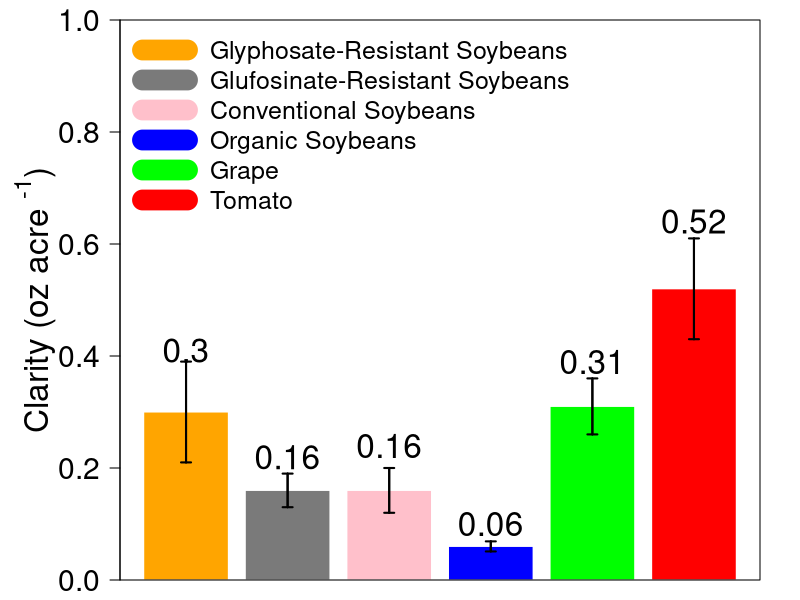

Recreate this plot in R. (Note: this script raises an error after producing the figure.)

#Barplot 21 DA second trifoliate

#ED50

Bar=read.csv("Barplot.csv")
str(Bar)

x11()
par(mar=c(1,6,1,2), mgp=c(3.0,1,0))
barCenters <- barplot(height = Bar$EDOZ, inside = T,
                      names.arg = Bar$EDOZ,
                      beside = T, las = 2, 
                      ylim = c(0,1), cex.lab=2.0, cex.axis = 1.8,
                      col=c("orange","gray48", "pink", "blue", "green", "red"),
                      cex.names = 0.75, xaxt = "n", 
                      ylab = expression(paste("Clarity (oz acre "^"-1",")")),
                      border = F, axes = TRUE) 

box()
# Specify the groupings. We use srt = 45 for a
# 45 degree string rotation
text(x = barCenters, y = par("usr")[3] - 1, srt = 45,
     adj = 1, labels = Bar$Treat, cex=2, xpd = TRUE)

segments(barCenters, Bar$ED - Bar$SE, barCenters,
         Bar$ED + Bar$SE, lwd = 1.5)

arrows(barCenters, Bar$ED - Bar$SE, barCenters,
       Bar$ED + Bar$SE, lwd = 1.5, angle = 90,
       code = 3, length = 0.05)

# Specify the groupings. We use srt = 45 for a
# 45 degree string rotation
#text(x = barCenters, y = par("usr")[3] - 1, srt = 45,
#    adj = 1, labels = Bar$ED, cex=1.5, xpd = TRUE)

text(0.7, 0.41, "0.3", cex=2)
text(1.9, 0.22, "0.16", cex=2)
text(3.1, 0.24, "0.16", cex=2)
text(4.3, 0.1, "0.06", cex=2)
text(5.5, 0.39, "0.31", cex=2)
text(6.7, 0.64, "0.52", cex=2)

segments(barCenters, Bar$EDOZ - Bar$SEOZ, barCenters,
         Bar$EDOZ + Bar$SEOZ, lwd = 2)

arrows(barCenters, Bar$EDOZ - Bar$SEOZ, barCenters,
       Bar$EDOZ + Bar$SEOZ, lwd = 2, angle = 90,
       code = 3, length = 0.05)

legend ("topleft", legend= c ("Glyphosate-Resistant Soybeans", "Glufosinate-Resistant Soybeans","Conventional Soybeans", 
                              "Organic Soybeans", "Grape","Tomato"), cex=1.5, bg = "light blue",
        col=c("orange","gray48", "pink", "blue", "green", "red"), lty=c(1,1,1,1,1,1),lwd=20, bty="n")

legend (locator(1), legend= expression(paste("Clarity label rate 16 (oz acre "^"-1",")")), cex=2,
        col="black", bty="n") 
#___________________________________________________________________________________________________________________________________

#ED30

Bar=read.csv("Barplot.csv")
str(Bar)

x11()
par(mar=c(1,6,1,2), mgp=c(3.0,1,0))
barCenters <- barplot(height = Bar$ED30OZ,
                      names.arg = Bar$ED30OZ,
                      beside = true, las = 2, 
                      ylim = c(0,0.3), cex.lab=2.0, cex.axis = 1.8,
                      col=c("orange","gray48", "pink", "blue", "green", "red"),
                      cex.names = 0.75, xaxt = "n", 
                      yaxt="n",  
                      border = "NA", axes = TRUE) 
axis(2, las=2, cex.axis=1.8)
mtext(expression(paste("Clarity (oz acre "^"-1",")")),cex=2, side=2,col=1,line=4) 
box()
# Specify the groupings. We use srt = 45 for a
# 45 degree string rotation
text(x = barCenters, y = par("usr")[3] - 1, srt = 45,
     adj = 1, labels = Bar$Treat, cex=2, xpd = TRUE)

segments(barCenters, Bar$ED - Bar$SE, barCenters,
         Bar$ED + Bar$SE, lwd = 1.5)

arrows(barCenters, Bar$ED - Bar$SE, barCenters,
       Bar$ED + Bar$SE, lwd = 1.5, angle = 90,
       code = 3, length = 0.05)

# Specify the groupings. We use srt = 45 for a
# 45 degree string rotation
#text(x = barCenters, y = par("usr")[3] - 1, srt = 45,
#    adj = 1, labels = Bar$ED, cex=1.5, xpd = TRUE)

text(0.7, 0.06, "0.04", cex=2)
text(1.9, 0.06, "0.04", cex=2)
text(3.1, 0.05, "0.03", cex=2)
text(4.3, 0.03, "0.02", cex=2)
text(5.5, 0.23, "0.19", cex=2)
text(6.7, 0.2, "0.16", cex=2)

segments(barCenters, Bar$ED30OZ - Bar$SE30OZ, barCenters,
         Bar$ED30OZ + Bar$SE30OZ, lwd = 2)

arrows(barCenters, Bar$ED30OZ - Bar$SE30OZ, barCenters,
       Bar$ED30OZ + Bar$SE30OZ, lwd = 2, angle = 90,
       code = 3, length = 0.05)

legend ("topleft", legend= c ("Glyphosate-Resistant Soybeans", "Glufosinate-Resistant Soybeans","Conventional Soybeans", 
                              "Organic Soybeans", "Grape","Tomato"), cex=1.5, bg = "light blue",
        col=c("orange","gray48", "pink", "blue", "green", "red"), lty=c(1,1,1,1,1,1),lwd=20, bty="n")

legend ("left", legend= expression(paste("Clarity label rate 16 (oz acre "^"-1",")")), cex=2,
        col="black", bty="n") 

#_______________________________________________________________________________
#ED20

Bar=read.csv("Barplot.csv")
str(Bar)

x11()
par(mar=c(1,7,1,2), mgp=c(3.0,1,0))
barCenters <- barplot(height = Bar$ED20OZ,
                      names.arg = Bar$ED20OZ,
                      beside = true, las = 2, 
                      ylim = c(0,0.2), cex.lab=2.0, cex.axis = 1.8,
                      col=c("orange","gray48", "pink", "blue", "green", "red"),
                      cex.names = 0.75, xaxt = "n", 
                      ylab = "",
                      border = "NA", axes = TRUE) 
axis(2, las=2, cex.axis=1.8)
mtext(expression(paste("Clarity (oz acre "^"-1",")")),cex=2, side=2,col=1,line=4) 
box()
# Specify the groupings. We use srt = 45 for a
# 45 degree string rotation
text(x = barCenters, y = par("usr")[3] - 1, srt = 45,
     adj = 1, labels = Bar$Treat, cex=2, xpd = TRUE)

segments(barCenters, Bar$ED - Bar$SE, barCenters,
         Bar$ED + Bar$SE, lwd = 1.5)

arrows(barCenters, Bar$ED - Bar$SE, barCenters,
       Bar$ED + Bar$SE, lwd = 1.5, angle = 90,
       code = 3, length = 0.05)

# Specify the groupings. We use srt = 45 for a
# 45 degree string rotation
#text(x = barCenters, y = par("usr")[3] - 1, srt = 45,
#    adj = 1, labels = Bar$ED, cex=1.5, xpd = TRUE)

text(0.7, 0.02, "0.01", cex=2)
text(1.9, 0.02, "0.01", cex=2) 
text(3.1, 0.016, "0.007", cex=2)
text(4.3, 0.015, "0.006", cex=2)
text(5.5, 0.175, "0.14", cex=2)
text(6.7, 0.105, "0.08", cex=2)

segments(barCenters, Bar$ED20OZ - Bar$SE20OZ, barCenters,
         Bar$ED20OZ + Bar$SE20OZ, lwd = 2)

arrows(barCenters, Bar$ED20OZ - Bar$SE20OZ, barCenters,
       Bar$ED20OZ + Bar$SE20OZ, lwd = 2, angle = 90,
       code = 3, length = 0.05)

legend ("topleft", legend= c ("Glyphosate-Resistant Soybeans", "Glufosinate-Resistant Soybeans","Conventional Soybeans", 
                              "Organic Soybeans", "Grape","Tomato"), cex=1.5, bg = "light blue",
        col=c("orange","gray48", "pink", "blue", "green", "red"), lty=c(1,1,1,1,1,1),lwd=20, bty="n")

legend ("left", legend= expression(paste("Clarity label rate 16 (oz acre "^"-1",")")), cex=2,
        col="black", bty="n") 
#______________________________________________________________________________________

#ED 10

Bar=read.csv("Barplot.csv")
str(Bar)

x11()
par(mar=c(1,7,1,2), mgp=c(3.0,1,0))
barCenters <- barplot(height = Bar$ED10OZ,
                      names.arg = Bar$ED10OZ,
                      beside = true, las = 2, 
                      ylim = c(0,0.12), cex.lab=2.0, cex.axis = 1.8,
                      col=c("orange","gray48", "pink", "blue", "green", "red"),
                      cex.names = 0.75, xaxt = "n", 
                      ylab = "",
                      border = "NA", axes = TRUE) 
axis(2, las=2, cex.axis=1.8)
mtext(expression(paste("Clarity (oz acre "^"-1",")")),cex=2, side=2,col=1,line=4) 
box()
# Specify the groupings. We use srt = 45 for a
# 45 degree string rotation
#text(x = barCenters, y = par("usr")[3] - 1, srt = 45,
#    adj = 1, labels = Bar$ED, cex=1.5, xpd = TRUE)

text(0.7, 0.006, "0.002", cex=2)
text(1.9, 0.008, "0.003", cex=2)
text(3.1, 0.006, "0.001", cex=2)
text(4.3, 0.008, "0.002", cex=2)
text(5.5, 0.115, "0.08", cex=2)
text(6.7, 0.035, "0.02", cex=2)

segments(barCenters, Bar$ED10OZ - Bar$SE10OZ, barCenters,
         Bar$ED10OZ + Bar$SE10OZ, lwd = 2)

arrows(barCenters, Bar$ED10OZ - Bar$SE10OZ, barCenters,
       Bar$ED10OZ + Bar$SE10OZ, lwd = 2, angle = 90,
       code = 3, length = 0.05)

legend ("topleft", legend= c ("Glyphosate-Resistant Soybeans", "Glufosinate-Resistant Soybeans","Conventional Soybeans", 
                              "Organic Soybeans", "Grape","Tomato"), cex=1.5, bg = "light blue",
        col=c("orange","gray48", "pink", "blue", "green", "red"), lty=c(1,1,1,1,1,1),lwd=20, bty="n")

legend ("left", legend= expression(paste("Clarity label rate 16 (oz acre "^"-1",")")), cex=2,
        col="black", bty="n") 


#____________________________________________________________________________________

Bar=read.csv("Barplot2.csv")
str(Bar)

par(mar=c(1,6,1,2), mgp=c(3.0,1,0))
barCenters <- barplot(height = Bar$ED50OZ,
                      names.arg = Bar$ED50OZ,
                      beside = true, las = 2, 
                      ylim = c(0,10), cex.lab=2.0, cex.axis = 1.8,
                      col=c("orange","gray48", "pink", "blue", "green", "red"),
                      cex.names = 0.75, xaxt = "n", 
                      ylab = expression(paste("Clarity (oz acre "^"-1",")")),
                      border = "NA", axes = TRUE) 
box()

# Specify the groupings. We use srt = 45 for a
# 45 degree string rotation
#text(x = barCenters, y = par("usr")[3] - 1, srt = 45,
#    adj = 1, labels = Bar$ED, cex=1.5, xpd = TRUE)

text(0.7, 3.9, "2.7", cex=2)
text(1.9, 2.8, "1.7", cex=2)
text(3.1, 7.3, "5.2", cex=2)
text(4.3, 0.8, "0.5", cex=2)
text(5.5, 0.3, "NA", cex=2)
text(6.7, 2.9, "1.5", cex=2)

segments(barCenters, Bar$ED50OZ - Bar$SE50OZ, barCenters,
         Bar$ED50OZ + Bar$SE50OZ, lwd = 2)

arrows(barCenters, Bar$ED50OZ - Bar$SE50OZ, barCenters,
       Bar$ED50OZ + Bar$SE50OZ, lwd = 2, angle = 90,
       code = 3, length = 0.05)

legend ("topleft", legend= c ("Glyphosate-Resistant Soybeans", "Glufosinate-Resistant Soybeans","Conventional Soybeans", 
                              "Organic Soybeans", "Grape","Tomato"), cex=1.5, bg = "light blue",
        col=c("orange","gray48", "pink", "blue", "green", "red"), lty=c(1,1,1,1,1,1),lwd=20, bty="n")

legend (locator(1), legend= expression(paste("Clarity label rate 16 (oz acre"^"-1",")")), cex=2,
        col="black", bty="n") 

#_______________________________________________________________________

#stoped here
Bar=read.csv("Barplot2.csv")
str(Bar)

par(mar=c(1,6,1,2), mgp=c(3.0,1,0))
barCenters <- barplot(height = Bar$ED30OZ,
                      names.arg = Bar$ED30OZ,
                      beside = true, las = 2, 
                      ylim = c(0,0.8), cex.lab=2.0, cex.axis = 1.8,
                      col=c("orange","gray48", "pink", "blue", "green", "red"),
                      cex.names = 0.75, xaxt = "n", 
                      ylab = expression(paste("Clarity (oz acre "^"-1",")")),
                      border = "NA", axes = TRUE) 
box()


# Specify the groupings. We use srt = 45 for a
# 45 degree string rotation
#text(x = barCenters, y = par("usr")[3] - 1, srt = 45,
#    adj = 1, labels = Bar$ED, cex=1.5, xpd = TRUE)

text(0.7, 0.36, "0.3", cex=2)
text(1.9, 0.26, "0.2", cex=2)
text(3.1, 0.37, "0.3", cex=2)
text(4.3, 0.11, "0.08", cex=2)
text(5.5, 0.02, "NA", cex=2)
text(6.7, 0.17, "0.1", cex=2)

segments(barCenters, Bar$ED30OZ - Bar$SE30OZ, barCenters,
         Bar$ED30OZ + Bar$SE30OZ, lwd = 2)

arrows(barCenters, Bar$ED30OZ - Bar$SE30OZ, barCenters,
       Bar$ED30OZ + Bar$SE30OZ, lwd = 2, angle = 90,
       code = 3, length = 0.05)

legend ("topleft", legend= c ("Glyphosate-Resistant Soybeans", "Glufosinate-Resistant Soybeans","Conventional Soybeans", 
                              "Organic Soybeans", "Grape","Tomato"), cex=1.5, bg = "light blue",
        col=c("orange","gray48", "pink", "blue", "green", "red"), lty=c(1,1,1,1,1,1),lwd=20, bty="n")

legend (locator(1), legend= expression(paste("Clarity label rate 16 (oz acre "^"-1",")")), cex=2,
        col="black", bty="n") 

#_______________________________________________________________________
#ED20

Bar=read.csv("Barplot2.csv")
str(Bar)

x11()
par(mar=c(1,6,1,2), mgp=c(3.0,1,0))
barCenters <- barplot(height = Bar$ED20OZ,
                      names.arg = Bar$ED20OZ,
                      beside = true, las = 2, 
                      ylim = c(0,5), cex.lab=2.0, cex.axis = 1.8,
                      col=c("orange","gray48", "pink", "blue", "green", "red"),
                      cex.names = 0.75, xaxt = "n", 
                      ylab = expression(paste("Clarity (oz acre "^"-1",")")),
                      border = "NA", axes = TRUE) 
box()
# Specify the groupings. We use srt = 45 for a
# 45 degree string rotation
text(x = barCenters, y = par("usr")[3] - 1, srt = 45,
     adj = 1, labels = Bar$Treat, cex=2, xpd = TRUE)

segments(barCenters, Bar$ED - Bar$SE, barCenters,
         Bar$ED + Bar$SE, lwd = 1.5)

arrows(barCenters, Bar$ED - Bar$SE, barCenters,
       Bar$ED + Bar$SE, lwd = 1.5, angle = 90,
       code = 3, length = 0.05)

# Specify the groupings. We use srt = 45 for a
# 45 degree string rotation
#text(x = barCenters, y = par("usr")[3] - 1, srt = 45,
#    adj = 1, labels = Bar$ED, cex=1.5, xpd = TRUE)

text(0.7, 0.2, "0.07", cex=2)
text(1.9, 0.2, "0.04", cex=2) 
text(3.1, 0.2, "0.06", cex=2)
text(4.3, 0.2, "0.03", cex=2)
text(5.5, 4.2, "2.3", cex=2)
text(6.7, 0.2, "0.03", cex=2)

segments(barCenters, Bar$ED20OZ - Bar$SE20OZ, barCenters,
         Bar$ED20OZ + Bar$SE20OZ, lwd = 2)

arrows(barCenters, Bar$ED20OZ - Bar$SE20OZ, barCenters,
       Bar$ED20OZ + Bar$SE20OZ, lwd = 2, angle = 90,
       code = 3, length = 0.05)

legend ("topleft", legend= c ("Glyphosate-Resistant Soybeans", "Glufosinate-Resistant Soybeans","Conventional Soybeans", 
                              "Organic Soybeans", "Grape","Tomato"), cex=1.5, bg = "light blue",
        col=c("orange","gray48", "pink", "blue", "green", "red"), lty=c(1,1,1,1,1,1),lwd=20, bty="n")

legend ("left", legend= expression(paste("Clarity label rate 16 (oz acre "^"-1",")")), cex=2,
        col="black", bty="n") 
#______________________________________________________________________________________

#stoped here
Bar=read.csv("Barplot2.csv")
str(Bar)

par(mar=c(1,7,1,2), mgp=c(3.0,1,0))
barCenters <- barplot(height = Bar$ED10OZ,
                      names.arg = Bar$ED10OZ,
                      beside = true, las = 2, 
                      ylim = c(0,0.2), cex.lab=2.0, cex.axis = 1.8,
                      col=c("orange","gray48", "pink", "blue", "green", "red"),
                      cex.names = 0.75, xaxt = "n", 
                      ylab = "",
                      border = "NA", axes = TRUE) 
box()
axis(2, las=2, cex.axis=1.8)
mtext(expression(paste("Clarity (oz acre "^"-1",")")),cex=2, side=2,col=1,line=4) 


# Specify the groupings. We use srt = 45 for a
# 45 degree string rotation
#text(x = barCenters, y = par("usr")[3] - 1, srt = 45,
#    adj = 1, labels = Bar$ED, cex=1.5, xpd = TRUE)

text(0.7, 0.02, "0.01", cex=2)
text(1.9, 0.02, "0.01", cex=2)
text(3.1, 0.017, "0.01", cex=2)
text(4.3, 0.01, "0.004", cex=2)
text(5.5, 0.145, "0.1", cex=2)
text(6.7, 0.02, "0.01", cex=2)

segments(barCenters, Bar$ED10OZ - Bar$SE10OZ, barCenters,
         Bar$ED10OZ + Bar$SE10OZ, lwd = 2)

arrows(barCenters, Bar$ED10OZ - Bar$SE10OZ, barCenters,
       Bar$ED10OZ + Bar$SE10OZ, lwd = 2, angle = 90,
       code = 3, length = 0.05)

legend ("topleft", legend= c ("Glyphosate-Resistant Soybeans", "Glufosinate-Resistant Soybeans","Conventional Soybeans", 
                              "Organic Soybeans", "Grape","Tomato"), cex=1.5, bg = "light blue",
        col=c("orange","gray48", "pink", "blue", "green", "red"), lty=c(1,1,1,1,1,1),lwd=20, bty="n")

legend (locator(1), legend= expression(paste("Clarity label rate 16 (oz acre "^"-1",")")), cex=2,
        col="black", bty="n") 
